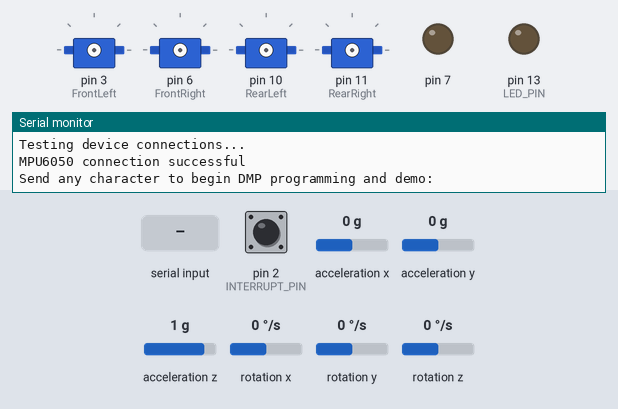
Bench run of a sketch on a simulated Arduino Uno, built with avr-gcc and run on an emulated ATmega328P. On the bench: 4 × servo, output pins drawn as LEDs (lit = HIGH), the last lines printed to the serial monitor. Dashed ring = blinking. The inputs (shaded band) are chosen by the test bench; at power-on: pin 2 (INTERRUPT_PIN) LOW, acceleration x 0 g, acceleration y 0 g, acceleration z 1 g, rotation x 0 °/s, rotation y 0 °/s, rotation z 0 °/s. The sensor or clock chip raises its interrupt line as the real part does.

Above: at 0.9 s.
1.0 s: "7\n" received over Serial
At 2.2 s:
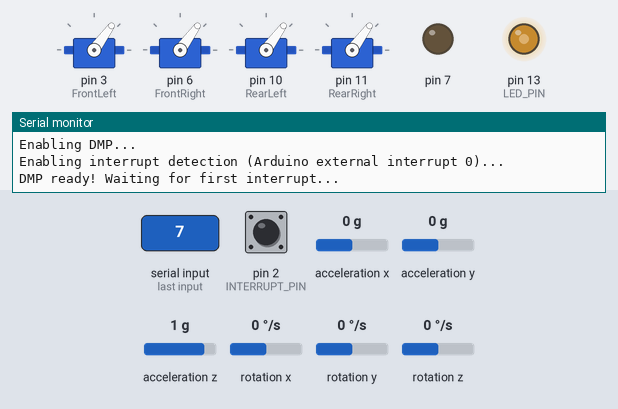
3.1 s: byte 48 (48) received over Serial
At 4.6 s:
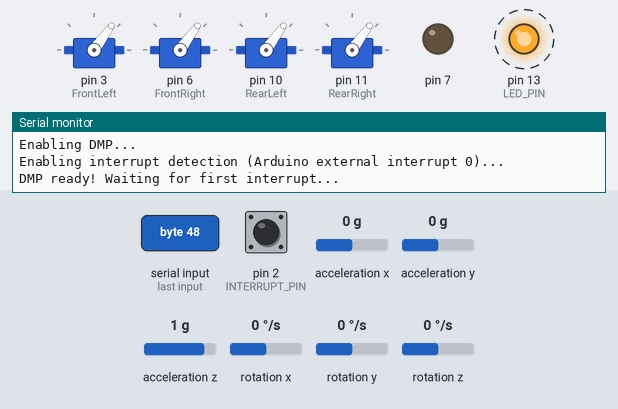
Timing chart, 0 to 19.1 s (numbered marks = the images above; inputs shaded):
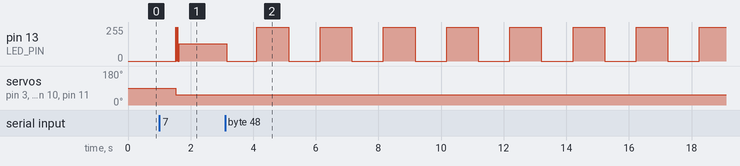

The sketch:

MicroIndividualWithGyro.ino
```cpp
// I2Cdev and MPU6050 must be installed as libraries, or else the .cpp/.h files
// for both classes must be in the include path of your project
#include "I2Cdev.h"

#include "MPU6050_6Axis_MotionApps20.h"
//#include "MPU6050.h" // not necessary if using MotionApps include file

// Arduino Wire library is required if I2Cdev I2CDEV_ARDUINO_WIRE implementation
// is used in I2Cdev.h
#if I2CDEV_IMPLEMENTATION == I2CDEV_ARDUINO_WIRE
    #include "Wire.h"
#endif

// class default I2C address is 0x68
// specific I2C addresses may be passed as a parameter here
// AD0 low = 0x68 (default for SparkFun breakout and InvenSense evaluation board)
// AD0 high = 0x69
MPU6050 mpu;
//MPU6050 mpu(0x69); // <-- use for AD0 high

/* =========================================================================
   NOTE: In addition to connection 3.3v, GND, SDA, and SCL, this sketch
   depends on the MPU-6050's INT pin being connected to the Arduino's
   external interrupt #0 pin. On the Arduino Uno and Mega 2560, this is
   digital I/O pin 2.
 * ========================================================================= */

/* =========================================================================
   NOTE: Arduino v1.0.1 with the Leonardo board generates a compile error
   when using Serial.write(buf, len). The Teapot output uses this method.
   The solution requires a modification to the Arduino USBAPI.h file, which
   is fortunately simple, but annoying. This will be fixed in the next IDE
   release. For more info, see these links:

   http://arduino.cc/forum/index.php/topic,109987.0.html
   http://code.google.com/p/arduino/issues/detail?id=958
 * ========================================================================= */


// uncomment "OUTPUT_READABLE_QUATERNION" if you want to see the actual
// quaternion components in a [w, x, y, z] format (not best for parsing
// on a remote host such as Processing or something though)
//#define OUTPUT_READABLE_QUATERNION

// uncomment "OUTPUT_READABLE_EULER" if you want to see Euler angles
// (in degrees) calculated from the quaternions coming from the FIFO.
// Note that Euler angles suffer from gimbal lock (for more info, see
// http://en.wikipedia.org/wiki/Gimbal_lock)
//#define OUTPUT_READABLE_EULER

// uncomment "OUTPUT_READABLE_YAWPITCHROLL" if you want to see the yaw/
// pitch/roll angles (in degrees) calculated from the quaternions coming
// from the FIFO. Note this also requires gravity vector calculations.
// Also note that yaw/pitch/roll angles suffer from gimbal lock (for
// more info, see: http://en.wikipedia.org/wiki/Gimbal_lock)
#define OUTPUT_READABLE_YAWPITCHROLL

// uncomment "OUTPUT_READABLE_REALACCEL" if you want to see acceleration
// components with gravity removed. This acceleration reference frame is
// not compensated for orientation, so +X is always +X according to the
// sensor, just without the effects of gravity. If you want acceleration
// compensated for orientation, us OUTPUT_READABLE_WORLDACCEL instead.
//#define OUTPUT_READABLE_REALACCEL

// uncomment "OUTPUT_READABLE_WORLDACCEL" if you want to see acceleration
// components with gravity removed and adjusted for the world frame of
// reference (yaw is relative to initial orientation, since no magnetometer
// is present in this case). Could be quite handy in some cases.
//#define OUTPUT_READABLE_WORLDACCEL

// uncomment "OUTPUT_TEAPOT" if you want output that matches the
// format used for the InvenSense teapot demo
//#define OUTPUT_TEAPOT


#define INTERRUPT_PIN 2  // use pin 2 on Arduino Uno & most boards
#define LED_PIN 13 // (Arduino is 13, Teensy is 11, Teensy++ is 6)
bool blinkState = false;

// MPU control/status vars
bool dmpReady = false;  // set true if DMP init was successful
uint8_t mpuIntStatus;   // holds actual interrupt status byte from MPU
uint8_t devStatus;      // return status after each device operation (0 = success, !0 = error)
uint16_t packetSize;    // expected DMP packet size (default is 42 bytes)
uint16_t fifoCount;     // count of all bytes currently in FIFO
uint8_t fifoBuffer[64]; // FIFO storage buffer

// orientation/motion vars
Quaternion q;           // [w, x, y, z]         quaternion container
VectorInt16 aa;         // [x, y, z]            accel sensor measurements
VectorInt16 aaReal;     // [x, y, z]            gravity-free accel sensor measurements
VectorInt16 aaWorld;    // [x, y, z]            world-frame accel sensor measurements
VectorFloat gravity;    // [x, y, z]            gravity vector
float euler[3];         // [psi, theta, phi]    Euler angle container
float ypr[3];           // [yaw, pitch, roll]   yaw/pitch/roll container and gravity vector

// packet structure for InvenSense teapot demo
uint8_t teapotPacket[14] = { '$', 0x02, 0,0, 0,0, 0,0, 0,0, 0x00, 0x00, '\r', '\n' };


// ================================================================
// ===               INTERRUPT DETECTION ROUTINE                ===
// ================================================================

volatile bool mpuInterrupt = false;     // indicates whether MPU interrupt pin has gone high
void dmpDataReady() {
    mpuInterrupt = true;
}


#include <Servo.h>

unsigned short int fl,fr,rl,rr;

#define BaseValueFRONT   (short int)1101U
#define BaseValueREAR    (short int)1100U
unsigned char a,b;
Servo FrontLeft,FrontRight,RearLeft,RearRight;


unsigned char GyroReady;
unsigned char maxRear, maxFront;
// ================================================================
// ===                      INITIAL SETUP                       ===
// ================================================================

void setup() {
  pinMode(7,OUTPUT);
    // join I2C bus (I2Cdev library doesn't do this automatically)
    #if I2CDEV_IMPLEMENTATION == I2CDEV_ARDUINO_WIRE
        Wire.begin();
        Wire.setClock(400000); // 400kHz I2C clock. Comment this line if having compilation difficulties
    #elif I2CDEV_IMPLEMENTATION == I2CDEV_BUILTIN_FASTWIRE
        Fastwire::setup(400, true);
    #endif

    // initialize serial communication
    // (115200 chosen because it is required for Teapot Demo output, but it's
    // really up to you depending on your project)
    Serial.begin(115200);
    while (!Serial); // wait for Leonardo enumeration, others continue immediately

    // NOTE: 8MHz or slower host processors, like the Teensy @ 3.3v or Ardunio
    // Pro Mini running at 3.3v, cannot handle this baud rate reliably due to
    // the baud timing being too misaligned with processor ticks. You must use
    // 38400 or slower in these cases, or use some kind of external separate
    // crystal solution for the UART timer.

    // initialize device
    Serial.println(F("Initializing I2C devices..."));
    mpu.initialize();
    pinMode(INTERRUPT_PIN, INPUT);

    // verify connection
    Serial.println(F("Testing device connections..."));
    Serial.println(mpu.testConnection() ? F("MPU6050 connection successful") : F("MPU6050 connection failed"));

    // wait for ready
    Serial.println(F("\nSend any character to begin DMP programming and demo: "));
    while (Serial.available() && Serial.read()); // empty buffer
    while (!Serial.available());                 // wait for data
    while (Serial.available() && Serial.read()); // empty buffer again

    // load and configure the DMP
    Serial.println(F("Initializing DMP..."));
    devStatus = mpu.dmpInitialize();

    // supply your own gyro offsets here, scaled for min sensitivity
    mpu.setXGyroOffset(128);  //220
    mpu.setYGyroOffset(49);   //76
    mpu.setZGyroOffset(33);    // -85
    mpu.setZAccelOffset(1255); // 1788//1688 factory default for my test chip

    // make sure it worked (returns 0 if so)
    if (devStatus == 0) {
        // turn on the DMP, now that it's ready
        Serial.println(F("Enabling DMP..."));
        mpu.setDMPEnabled(true);

        // enable Arduino interrupt detection
        Serial.println(F("Enabling interrupt detection (Arduino external interrupt 0)..."));
        attachInterrupt(digitalPinToInterrupt(INTERRUPT_PIN), dmpDataReady, RISING);
        mpuIntStatus = mpu.getIntStatus();

        // set our DMP Ready flag so the main loop() function knows it's okay to use it
        Serial.println(F("DMP ready! Waiting for first interrupt..."));
        dmpReady = true;

        // get expected DMP packet size for later comparison
        packetSize = mpu.dmpGetFIFOPacketSize();
    } else {
        // ERROR!
        // 1 = initial memory load failed
        // 2 = DMP configuration updates failed
        // (if it's going to break, usually the code will be 1)
        Serial.print(F("DMP Initialization failed (code "));
        Serial.print(devStatus);
        Serial.println(F(")"));
    }

    // configure LED for output
    pinMode(LED_PIN, OUTPUT);


      // put your setup code here, to run once:
  FrontLeft.attach(3);
  FrontRight.attach(6);
  RearLeft.attach(10);
  RearRight.attach(11);

  fl = BaseValueFRONT;
  fr = BaseValueFRONT;
  rl = BaseValueREAR;
  rr = BaseValueREAR;


  GyroReady = 0;

}


// ================================================================
// ===                    MAIN PROGRAM LOOP                     ===
// ================================================================

void loop() {
    // if programming failed, don't try to do anything
    if (!dmpReady) return;

    // wait for MPU interrupt or extra packet(s) available
    while (!mpuInterrupt && fifoCount < packetSize) {
        // other program behavior stuff here
        // .
        // .
        // .
        // if you are really paranoid you can frequently test in between other
        // stuff to see if mpuInterrupt is true, and if so, "break;" from the
        // while() loop to immediately process the MPU data
        // .
        // .
        // .
    }

    // reset interrupt flag and get INT_STATUS byte
    mpuInterrupt = false;
    mpuIntStatus = mpu.getIntStatus();

    // get current FIFO count
    fifoCount = mpu.getFIFOCount();

    // check for overflow (this should never happen unless our code is too inefficient)
    if ((mpuIntStatus & 0x10) || fifoCount == 1024) {
        // reset so we can continue cleanly
        mpu.resetFIFO();
        Serial.println(F("FIFO overflow!"));

    // otherwise, check for DMP data ready interrupt (this should happen frequently)
    } else if (mpuIntStatus & 0x02) {
        // wait for correct available data length, should be a VERY short wait
        while (fifoCount < packetSize) fifoCount = mpu.getFIFOCount();

        // read a packet from FIFO
        mpu.getFIFOBytes(fifoBuffer, packetSize);

        // track FIFO count here in case there is > 1 packet available
        // (this lets us immediately read more without waiting for an interrupt)
        fifoCount -= packetSize;

        #ifdef OUTPUT_READABLE_QUATERNION
            // display quaternion values in easy matrix form: w x y z
            mpu.dmpGetQuaternion(&q, fifoBuffer);
            Serial.print("quat\t");
            Serial.print(q.w);
            Serial.print("\t");
            Serial.print(q.x);
            Serial.print("\t");
            Serial.print(q.y);
            Serial.print("\t");
            Serial.println(q.z);
        #endif

        #ifdef OUTPUT_READABLE_EULER
            // display Euler angles in degrees
            mpu.dmpGetQuaternion(&q, fifoBuffer);
            mpu.dmpGetEuler(euler, &q);
            Serial.print("euler\t");
            Serial.print(euler[0] * 180/M_PI);
            Serial.print("\t");
            Serial.print(euler[1] * 180/M_PI);
            Serial.print("\t");
            Serial.println(euler[2] * 180/M_PI);
        #endif

        #ifdef OUTPUT_READABLE_YAWPITCHROLL
            // display Euler angles in degrees
            mpu.dmpGetQuaternion(&q, fifoBuffer);
            mpu.dmpGetGravity(&gravity, &q);
            mpu.dmpGetYawPitchRoll(ypr, &q, &gravity);

        #endif

        #ifdef OUTPUT_READABLE_REALACCEL
            // display real acceleration, adjusted to remove gravity
            mpu.dmpGetQuaternion(&q, fifoBuffer);
            mpu.dmpGetAccel(&aa, fifoBuffer);
            mpu.dmpGetGravity(&gravity, &q);
            mpu.dmpGetLinearAccel(&aaReal, &aa, &gravity);
            Serial.print("areal\t");
            Serial.print(aaReal.x);
            Serial.print("\t");
            Serial.print(aaReal.y);
            Serial.print("\t");
            Serial.println(aaReal.z);
        #endif

        #ifdef OUTPUT_READABLE_WORLDACCEL
            // display initial world-frame acceleration, adjusted to remove gravity
            // and rotated based on known orientation from quaternion
            mpu.dmpGetQuaternion(&q, fifoBuffer);
            mpu.dmpGetAccel(&aa, fifoBuffer);
            mpu.dmpGetGravity(&gravity, &q);
            mpu.dmpGetLinearAccel(&aaReal, &aa, &gravity);
            mpu.dmpGetLinearAccelInWorld(&aaWorld, &aaReal, &q);
            Serial.print("aworld\t");
            Serial.print(aaWorld.x);
            Serial.print("\t");
            Serial.print(aaWorld.y);
            Serial.print("\t");
            Serial.println(aaWorld.z);
        #endif

        #ifdef OUTPUT_TEAPOT
            // display quaternion values in InvenSense Teapot demo format:
            teapotPacket[2] = fifoBuffer[0];
            teapotPacket[3] = fifoBuffer[1];
            teapotPacket[4] = fifoBuffer[4];
            teapotPacket[5] = fifoBuffer[5];
            teapotPacket[6] = fifoBuffer[8];
            teapotPacket[7] = fifoBuffer[9];
            teapotPacket[8] = fifoBuffer[12];
            teapotPacket[9] = fifoBuffer[13];
            Serial.write(teapotPacket, 14);
            teapotPacket[11]++; // packetCount, loops at 0xFF on purpose
        #endif

        // blink LED to indicate activity
        blinkState = !blinkState;
        digitalWrite(LED_PIN, blinkState);

    }
      a = Serial.read();

  if (a == 55)  // 7 is pressed
  {
    Serial.write("Front Left: ");
    Serial.println(fl,10);
    fl += 1;
  }
  else if(a == 57)  // 9 is pressed
  {
    Serial.write("Front Right: ");
    Serial.println(fr,10);
    fr +=  1;
  }
  else if(a == 49)  // 1 is pressed
  {
    Serial.write("Rear Left: ");
    Serial.println(rl,10);
    rl += 1;
  }
  else if(a == 52)
  {
    Serial.write("ALL Where Upped: ");
    Serial.println(rr,10);

    fl+=1;
    fr+=1;
    rl+=1;
    rr+=1;
  }
  else if(a == 54)  // 6 is pressed
  {
    Serial.write("ALL Where Downed: ");
    Serial.println(rr,10);


    fl-=1;
    fr-=1;
    rl-=1;
    rr-=1;
  }
  else if(a == 51)  // 3 is pressed
  {
    Serial.write("Rear Right: ");
    Serial.println(rr,10);
    rr += 1;
  }
  else if(a == 53)  // 5 is pressed
  {
    Serial.write("STOP\n");
        while(fl > BaseValueFRONT){
      fl--;
    }


        while(fr > BaseValueFRONT){
      fr--;
    }


     while(rl > BaseValueREAR){
      rl--;
    }


       while(rr > BaseValueREAR){
      rr--;
    }


  delay(100);
  }
  else if(a == 48)  //0 is pressed
  {
    GyroReady = 1;
  }
  else if (a == 97)   // A is pressed
  {
            Serial.print(ypr[0] * 180/M_PI);
            Serial.print("\t");
            Serial.print(ypr[1] * 180/M_PI);
            Serial.print("\t");
            Serial.println(ypr[2] * 180/M_PI);
    if((ypr[1] * 180/M_PI) >= 0.2)
    {
          Serial.println(fr,10);
          fl -= 1;
          rr += 1;

                      Serial.print("ypr\t");
            Serial.print(ypr[0] * 180/M_PI);
            Serial.print("\t");
            Serial.print(ypr[1] * 180/M_PI);
            Serial.print("\t");
            Serial.println(ypr[2] * 180/M_PI);
    }
    else if((ypr[1] * 180/M_PI) <= -0.2)
    {
          Serial.println(fr,10);
          rr -= 1;
          fl += 1;


                      Serial.print("ypr\t");
            Serial.print(ypr[0] * 180/M_PI);
            Serial.print("\t");
            Serial.print(ypr[1] * 180/M_PI);
            Serial.print("\t");
            Serial.println(ypr[2] * 180/M_PI);
    }
  }
  if(GyroReady == 1)
  {
    if((ypr[1] * 180/M_PI) >= 0.2)
    {
          fl -= 1;
          rr += 1;
    }
    else if((ypr[1] * 180/M_PI) <= -0.2)
    {
          rr -= 1;
          fl += 1;
    }
    delay(1000);
  }
  FrontLeft.writeMicroseconds(fl);
  FrontRight.writeMicroseconds(fr);
  RearLeft.writeMicroseconds(rl);
  RearRight.writeMicroseconds(rr);

}
```

Measured:
- after the input at 1.0 s, servo on pin 3 (FrontLeft), servo on pin 6 (FrontRight), servo on pin 10 (RearLeft), servo on pin 11 (RearRight): 90° → 54° after 0.52 s
- after the input at 3.1 s, pin 13 (LED_PIN): alternates 255/255 for 1.0 s and 0/255 for 1.0 s, starting after 0.06 s
